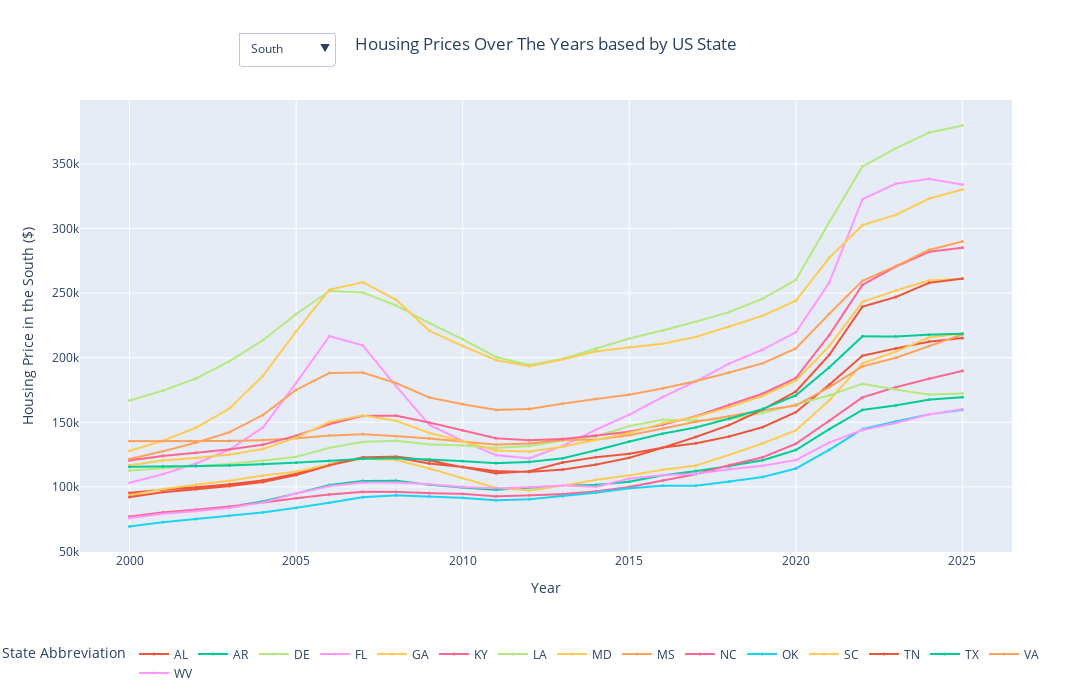

Notebook code cell kept with this figure:
### Code cell
import plotly.express as px
import plotly.graph_objects as go

# Assuming hv is the home_value DataFrame
hv = home_value.copy()

threshold = 0.4
hv = hv.loc[hv.isnull().mean(axis=1) < threshold]

# Interpolate across columns (i.e., across time for each region)
hv.iloc[:, 5:] = hv.iloc[:, 5:].interpolate(axis=1)

# Optionally fill any remaining edge NaNs with forward/backward fill
hv.iloc[:, 5:] = hv.iloc[:, 5:].bfill(axis=1).ffill(axis=1)

region_mapping = {
    # list of states given, paired with their region
    'ME': 'Northeast', 'NH': 'Northeast', 'VT': 'Northeast', 'MA': 'Northeast', 
    'RI': 'Northeast', 'CT': 'Northeast', 'NY': 'Northeast', 'NJ': 'Northeast', 'PA': 'Northeast',
    
    'ND': 'Midwest', 'SD': 'Midwest', 'NE': 'Midwest', 'KS': 'Midwest', 'MN': 'Midwest', 'IA': 'Midwest',
    'MO': 'Midwest', 'WI': 'Midwest', 'IL': 'Midwest', 'IN': 'Midwest', 'OH': 'Midwest', 'MI': 'Midwest',
    
    'DE': 'South', 'MD': 'South', 'DC': 'South', 'VA': 'South', 'WV': 'South', 'NC': 'South', 'SC': 'South', 
    'GA': 'South', 'FL': 'South', 'KY': 'South', 'TN': 'South', 'AL': 'South', 'MS': 'South', 'AR': 'South', 
    'LA': 'South', 'OK': 'South', 'TX': 'South',
    
    'MT': 'West', 'ID': 'West', 'WY': 'West', 'CO': 'West', 'NM': 'West', 'AZ': 'West', 'UT': 'West', 
    'NV': 'West', 'WA': 'West', 'OR': 'West', 'CA': 'West', 'AK': 'West', 'HI': 'West'
}


# Add region column based on the state abbreviation
hv['RegionName'] = hv['StateName'].map(region_mapping)

# Grab Columns
categorical_columns = hv.columns[:5]
dates = hv.columns[5:]

# Convert to date time and melt the DataFrame
df_melted = hv.melt(id_vars=categorical_columns, value_vars=dates, var_name='Date', value_name='Value')
df_melted['Date'] = pd.to_datetime(df_melted['Date'])
df_melted = df_melted.dropna(subset=['Value'])

# Sort the DataFrame
df_sorted = df_melted.sort_values(by=["StateName", "Date"])
df_sorted['Year'] = df_sorted['Date'].dt.year
df_region = df_sorted.groupby(["StateName","Year"])['Value'].mean().reset_index()


# Create the Plotly scatter plot
fig = px.line(df_region, x="Year", y="Value", color="StateName", 
              title="Housing Prices Over The Years based by US State",
              labels={"Date": "Year (2000-2024)", "Value": "House Value ($)", "StateName": "State Abbreviation"},
              width=1200, height=700, hover_data=["StateName"], markers=True)

# Update layout for better spacing
fig.update_layout(
    legend_title="State Abbreviation",
    legend=dict(title="State Abbreviation", orientation="h", yanchor="bottom", y=-0.3, xanchor="right", x=1),
    xaxis_title="Year (2000-2024)",
    yaxis_title="House Value ($)",
    title_x=0.5  # Center the title
)

fig.update_traces(marker=dict(size=3))
    
trace_regions = [region_mapping[trace.name] for trace in fig.data]

def create_visibility(region):
    return [r == region if region != 'All' else True for r in trace_regions]

fig.update_layout(
    updatemenus=[
        {
            'buttons': [
                {
                    'label': 'All',
                    'method': 'update',
                    'args': [
                        {'visible': create_visibility('All')},
                        {'xaxis': {'title': 'Year'}, 'yaxis': {'title': 'Housing Price ($)'}}
                    ]
                },
                {
                    'label': 'Northeast',
                    'method': 'update',
                    'args': [
                        {'visible': create_visibility('Northeast')},
                        {'xaxis': {'title': 'Year'}, 'yaxis': {'title': 'Housing Price in the Northeast ($)'}}
                    ]
                },
                {
                    'label': 'Midwest',
                    'method': 'update',
                    'args': [
                        {'visible': create_visibility('Midwest')},
                        {'xaxis': {'title': 'Year'}, 'yaxis': {'title': 'Housing Price in the Midwest ($)'}}
                    ]
                },
                {
                    'label': 'South',
                    'method': 'update',
                    'args': [
                        {'visible': create_visibility('South')},
                        {'xaxis': {'title': 'Year'}, 'yaxis': {'title': 'Housing Price in the South ($)'}}
                    ]
                },
                {
                    'label': 'West',
                    'method': 'update',
                    'args': [
                        {'visible': create_visibility('West')},
                        {'xaxis': {'title': 'Year'}, 'yaxis': {'title': 'Housing Price in the West ($)'}}
                    ]
                }
            ],
            'direction': 'down',
            'showactive': True,
            'x': .17,
            'xanchor': 'left',
            'y': 1.15,
            'yanchor': 'top',
        }
    ]
)


fig.show()
